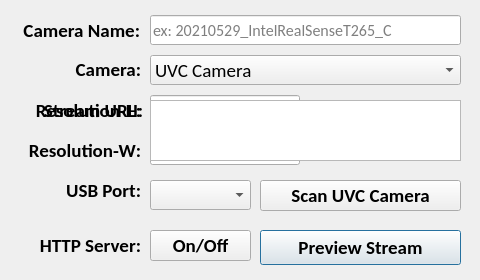
<?xml version="1.0" encoding="UTF-8"?>
<ui version="4.0">
 <class>CameraSetting</class>
 <widget class="QDialog" name="CameraSetting">
  <property name="windowModality">
   <enum>Qt::NonModal</enum>
  </property>
  <property name="geometry">
   <rect>
    <x>0</x>
    <y>0</y>
    <width>480</width>
    <height>280</height>
   </rect>
  </property>
  <property name="font">
   <font>
    <family>Calibri</family>
    <weight>75</weight>
    <italic>false</italic>
    <bold>true</bold>
    <underline>false</underline>
    <strikeout>false</strikeout>
   </font>
  </property>
  <property name="windowTitle">
   <string>Camera Setting</string>
  </property>
  <widget class="QLabel" name="label_camera_name">
   <property name="geometry">
    <rect>
     <x>19</x>
     <y>20</y>
     <width>121</width>
     <height>20</height>
    </rect>
   </property>
   <property name="font">
    <font>
     <pointsize>14</pointsize>
    </font>
   </property>
   <property name="text">
    <string>Camera Name:</string>
   </property>
   <property name="alignment">
    <set>Qt::AlignRight|Qt::AlignTrailing|Qt::AlignVCenter</set>
   </property>
  </widget>
  <widget class="QLabel" name="label_camera">
   <property name="geometry">
    <rect>
     <x>50</x>
     <y>60</y>
     <width>91</width>
     <height>18</height>
    </rect>
   </property>
   <property name="font">
    <font>
     <pointsize>14</pointsize>
    </font>
   </property>
   <property name="text">
    <string>Camera:</string>
   </property>
   <property name="alignment">
    <set>Qt::AlignRight|Qt::AlignTrailing|Qt::AlignVCenter</set>
   </property>
  </widget>
  <widget class="QLineEdit" name="lineedit_camera_name">
   <property name="geometry">
    <rect>
     <x>150</x>
     <y>15</y>
     <width>311</width>
     <height>30</height>
    </rect>
   </property>
   <property name="font">
    <font>
     <pointsize>12</pointsize>
     <weight>50</weight>
     <bold>false</bold>
    </font>
   </property>
   <property name="placeholderText">
    <string>ex: 20210529_IntelRealSenseT265_C</string>
   </property>
  </widget>
  <widget class="QPushButton" name="btn_preview">
   <property name="geometry">
    <rect>
     <x>260</x>
     <y>230</y>
     <width>201</width>
     <height>35</height>
    </rect>
   </property>
   <property name="font">
    <font>
     <pointsize>14</pointsize>
    </font>
   </property>
   <property name="text">
    <string>Preview Stream</string>
   </property>
  </widget>
  <widget class="QPushButton" name="btn_start_server">
   <property name="geometry">
    <rect>
     <x>150</x>
     <y>230</y>
     <width>101</width>
     <height>31</height>
    </rect>
   </property>
   <property name="font">
    <font>
     <pointsize>14</pointsize>
    </font>
   </property>
   <property name="text">
    <string>On/Off</string>
   </property>
  </widget>
  <widget class="QComboBox" name="combobox_camera">
   <property name="geometry">
    <rect>
     <x>150</x>
     <y>55</y>
     <width>311</width>
     <height>30</height>
    </rect>
   </property>
   <property name="font">
    <font>
     <pointsize>14</pointsize>
     <weight>50</weight>
     <bold>false</bold>
    </font>
   </property>
   <item>
    <property name="text">
     <string>UVC Camera</string>
    </property>
   </item>
   <item>
    <property name="text">
     <string>IP Camera</string>
    </property>
   </item>
   <item>
    <property name="text">
     <string>RealSense T265</string>
    </property>
   </item>
   <item>
    <property name="text">
     <string>Gopro Hero7</string>
    </property>
   </item>
  </widget>
  <widget class="QLabel" name="label_resolution_h">
   <property name="geometry">
    <rect>
     <x>2</x>
     <y>100</y>
     <width>141</width>
     <height>20</height>
    </rect>
   </property>
   <property name="font">
    <font>
     <pointsize>14</pointsize>
    </font>
   </property>
   <property name="text">
    <string>Resolution-H:</string>
   </property>
   <property name="alignment">
    <set>Qt::AlignRight|Qt::AlignTrailing|Qt::AlignVCenter</set>
   </property>
  </widget>
  <widget class="QLabel" name="label_resolution_w">
   <property name="geometry">
    <rect>
     <x>20</x>
     <y>140</y>
     <width>121</width>
     <height>20</height>
    </rect>
   </property>
   <property name="font">
    <font>
     <pointsize>14</pointsize>
    </font>
   </property>
   <property name="text">
    <string>Resolution-W:</string>
   </property>
   <property name="alignment">
    <set>Qt::AlignRight|Qt::AlignTrailing|Qt::AlignVCenter</set>
   </property>
  </widget>
  <widget class="QLineEdit" name="lineedit_resolution_h">
   <property name="geometry">
    <rect>
     <x>150</x>
     <y>95</y>
     <width>150</width>
     <height>30</height>
    </rect>
   </property>
   <property name="font">
    <font>
     <pointsize>14</pointsize>
     <weight>50</weight>
     <bold>false</bold>
    </font>
   </property>
   <property name="placeholderText">
    <string>ex: 1920</string>
   </property>
  </widget>
  <widget class="QLineEdit" name="lineedit_resolution_w">
   <property name="geometry">
    <rect>
     <x>150</x>
     <y>135</y>
     <width>150</width>
     <height>30</height>
    </rect>
   </property>
   <property name="font">
    <font>
     <pointsize>14</pointsize>
     <weight>50</weight>
     <bold>false</bold>
    </font>
   </property>
   <property name="placeholderText">
    <string>ex: 1440</string>
   </property>
  </widget>
  <widget class="QLabel" name="label_usb_port">
   <property name="geometry">
    <rect>
     <x>60</x>
     <y>180</y>
     <width>81</width>
     <height>20</height>
    </rect>
   </property>
   <property name="font">
    <font>
     <pointsize>14</pointsize>
    </font>
   </property>
   <property name="text">
    <string>USB Port:</string>
   </property>
   <property name="alignment">
    <set>Qt::AlignRight|Qt::AlignTrailing|Qt::AlignVCenter</set>
   </property>
  </widget>
  <widget class="QPushButton" name="btn_scan">
   <property name="geometry">
    <rect>
     <x>260</x>
     <y>180</y>
     <width>201</width>
     <height>31</height>
    </rect>
   </property>
   <property name="font">
    <font>
     <pointsize>14</pointsize>
     <weight>75</weight>
     <bold>true</bold>
    </font>
   </property>
   <property name="text">
    <string>Scan UVC Camera</string>
   </property>
  </widget>
  <widget class="QLabel" name="label_streamurl">
   <property name="geometry">
    <rect>
     <x>30</x>
     <y>100</y>
     <width>111</width>
     <height>20</height>
    </rect>
   </property>
   <property name="font">
    <font>
     <pointsize>14</pointsize>
    </font>
   </property>
   <property name="text">
    <string>Stream URL:</string>
   </property>
   <property name="alignment">
    <set>Qt::AlignRight|Qt::AlignTrailing|Qt::AlignVCenter</set>
   </property>
  </widget>
  <widget class="QTextEdit" name="textedit_streamurl">
   <property name="geometry">
    <rect>
     <x>150</x>
     <y>100</y>
     <width>311</width>
     <height>61</height>
    </rect>
   </property>
   <property name="font">
    <font>
     <pointsize>12</pointsize>
     <weight>50</weight>
     <bold>false</bold>
    </font>
   </property>
  </widget>
  <widget class="QComboBox" name="combobox_camera_usb_port">
   <property name="geometry">
    <rect>
     <x>150</x>
     <y>180</y>
     <width>101</width>
     <height>30</height>
    </rect>
   </property>
   <property name="font">
    <font>
     <pointsize>14</pointsize>
    </font>
   </property>
  </widget>
  <widget class="QLabel" name="label_usb_port_2">
   <property name="geometry">
    <rect>
     <x>40</x>
     <y>230</y>
     <width>101</width>
     <height>31</height>
    </rect>
   </property>
   <property name="font">
    <font>
     <pointsize>14</pointsize>
    </font>
   </property>
   <property name="text">
    <string>HTTP Server:</string>
   </property>
   <property name="alignment">
    <set>Qt::AlignRight|Qt::AlignTrailing|Qt::AlignVCenter</set>
   </property>
  </widget>
 </widget>
 <resources/>
 <connections/>
 <slots>
  <slot>select_camera()</slot>
 </slots>
</ui>
